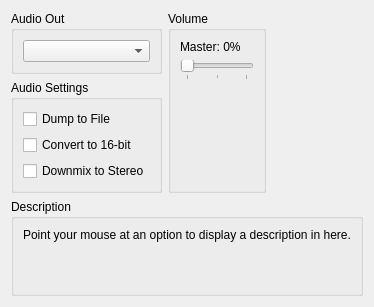
     <widget class="QWidget" name="audioTab">
      <attribute name="title">
       <string>Audio</string>
      </attribute>
      <layout class="QVBoxLayout" name="verticalLayout_26" stretch="0,1,0">
       <item>
        <layout class="QHBoxLayout" name="horizontalLayout_9" stretch="1,1,1">
         <item>
          <layout class="QVBoxLayout" name="verticalLayout_25">
           <item>
            <widget class="QGroupBox" name="groupBox_30">
             <property name="title">
              <string>Audio Out</string>
             </property>
             <layout class="QVBoxLayout" name="verticalLayout_24">
              <item>
               <widget class="QComboBox" name="audioOutBox"/>
              </item>
             </layout>
            </widget>
           </item>
           <item>
            <widget class="QGroupBox" name="groupBox_49">
             <property name="title">
              <string>Audio Settings</string>
             </property>
             <layout class="QVBoxLayout" name="verticalLayout_23">
              <item>
               <widget class="QCheckBox" name="audioDump">
                <property name="text">
                 <string>Dump to File</string>
                </property>
               </widget>
              </item>
              <item>
               <widget class="QCheckBox" name="convert">
                <property name="text">
                 <string>Convert to 16-bit</string>
                </property>
               </widget>
              </item>
              <item>
               <widget class="QCheckBox" name="downmix">
                <property name="text">
                 <string>Downmix to Stereo</string>
                </property>
                <property name="checked">
                 <bool>false</bool>
                </property>
               </widget>
              </item>
             </layout>
            </widget>
           </item>
          </layout>
         </item>
         <item>
          <layout class="QVBoxLayout" name="verticalLayout_37">
           <item>
            <widget class="QGroupBox" name="groupBox_6">
             <property name="title">
              <string>Volume</string>
             </property>
             <layout class="QVBoxLayout" name="verticalLayout_74">
              <item>
               <widget class="QLabel" name="masterVolumeLabel">
                <property name="text">
                 <string>Master: 0%</string>
                </property>
               </widget>
              </item>
              <item>
               <widget class="QSlider" name="masterVolume">
                <property name="orientation">
                 <enum>Qt::Horizontal</enum>
                </property>
                <property name="tickPosition">
                 <enum>QSlider::TicksBelow</enum>
                </property>
                <property name="tickInterval">
                 <number>50</number>
                </property>
               </widget>
              </item>
              <item>
               <spacer name="verticalSpacer_4">
                <property name="orientation">
                 <enum>Qt::Vertical</enum>
                </property>
                <property name="sizeType">
                 <enum>QSizePolicy::MinimumExpanding</enum>
                </property>
                <property name="sizeHint" stdset="0">
                 <size>
                  <width>0</width>
                  <height>0</height>
                 </size>
                </property>
               </spacer>
              </item>
             </layout>
            </widget>
           </item>
          </layout>
         </item>
         <item>
          <layout class="QVBoxLayout" name="verticalLayout_71"/>
         </item>
        </layout>
       </item>
       <item>
        <spacer name="verticalSpacer_19">
         <property name="orientation">
          <enum>Qt::Vertical</enum>
         </property>
         <property name="sizeType">
          <enum>QSizePolicy::MinimumExpanding</enum>
         </property>
         <property name="sizeHint" stdset="0">
          <size>
           <width>0</width>
           <height>0</height>
          </size>
         </property>
        </spacer>
       </item>
       <item>
        <widget class="QGroupBox" name="groupBox_50">
         <property name="title">
          <string>Description</string>
         </property>
         <layout class="QVBoxLayout" name="verticalLayout_20">
          <item>
           <widget class="QLabel" name="description_audio">
            <property name="text">
             <string>Point your mouse at an option to display a description in here.


</string>
            </property>
            <property name="textFormat">
             <enum>Qt::PlainText</enum>
            </property>
            <property name="alignment">
             <set>Qt::AlignLeading|Qt::AlignLeft|Qt::AlignTop</set>
            </property>
            <property name="wordWrap">
             <bool>true</bool>
            </property>
           </widget>
          </item>
         </layout>
        </widget>
       </item>
      </layout>
     </widget>
